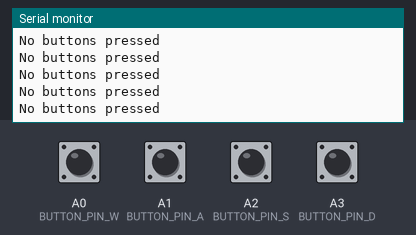
Bench run of a sketch on a simulated Arduino Leonardo, built with avr-gcc and run on an emulated ATmega32U4. On the bench: the last lines printed to the serial monitor. The inputs (shaded band) are chosen by the test bench; at power-on: A0 (BUTTON_PIN_W), A1 (BUTTON_PIN_A), A2 (BUTTON_PIN_S), A3 (BUTTON_PIN_D) HIGH. USB keyboard and mouse output is not drawn.

Above: at 1.2 s.
1.3 s: A0 (BUTTON_PIN_W) pulled LOW for 0.15 s
At 1.42 s:
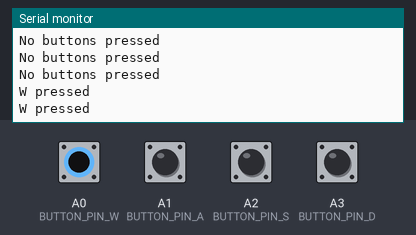
2.9 s: A1 (BUTTON_PIN_A) pulled LOW for 0.15 s
At 2.93 s:
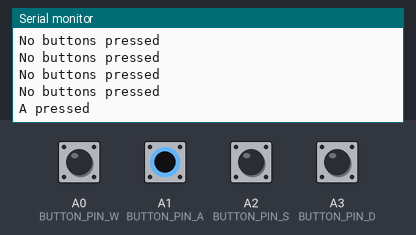
4.5 s: A2 (BUTTON_PIN_S) pulled LOW for 0.15 s
At 4.54 s:
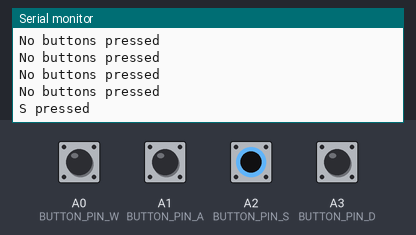
6.1 s: A3 (BUTTON_PIN_D) pulled LOW for 0.15 s
At 6.15 s:
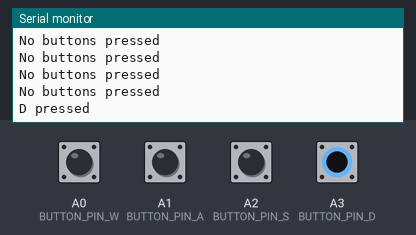

Measured:
- after the input at 1.3 s, the serial monitor: prints a new line at once (image 1)
- after the input at 2.9 s, the serial monitor: prints a new line at once (image 2)
- after the input at 4.5 s, the serial monitor: prints a new line at once (image 3)
- after the input at 6.1 s, the serial monitor: prints a new line after 0.05 s (image 4)

The sketch:

wood_button.ino
```cpp
#include <Keyboard.h>

#define BUTTON_PIN_W A0
#define BUTTON_PIN_A A1
#define BUTTON_PIN_S A2
#define BUTTON_PIN_D A3

void setup()
{
  Serial.begin(9600);

  pinMode(BUTTON_PIN_W, INPUT_PULLUP);
  pinMode(BUTTON_PIN_A, INPUT_PULLUP);
  pinMode(BUTTON_PIN_S, INPUT_PULLUP);
  pinMode(BUTTON_PIN_D, INPUT_PULLUP);

  // Start the Keyboard library
  Keyboard.begin();
}

void loop()
{
  byte buttonStateW = digitalRead(BUTTON_PIN_W);
  byte buttonStateA = digitalRead(BUTTON_PIN_A);
  byte buttonStateS = digitalRead(BUTTON_PIN_S);
  byte buttonStateD = digitalRead(BUTTON_PIN_D);

  if (buttonStateW == LOW) {
      Keyboard.press('w');
      Serial.println("W pressed");
  }
  else {
      Keyboard.release('w');
  }

  if (buttonStateA == LOW) {
      Keyboard.press('a');
      Serial.println("A pressed");
  }
  else {
      Keyboard.release('a');
  }

  if (buttonStateS == LOW) {
      Keyboard.press('s');
      Serial.println("S pressed");
  }
  else {
      Keyboard.release('s');
  }

  if (buttonStateD == LOW) {
      Keyboard.press('d');
      Serial.println("D pressed");
  }
  else {
      Keyboard.release('d');
  }

  // If no buttons are pressed
  if (buttonStateW != LOW && buttonStateA != LOW && buttonStateS != LOW && buttonStateD != LOW) {
      Serial.println("No buttons pressed");
  }

  delay(100);
}
```
